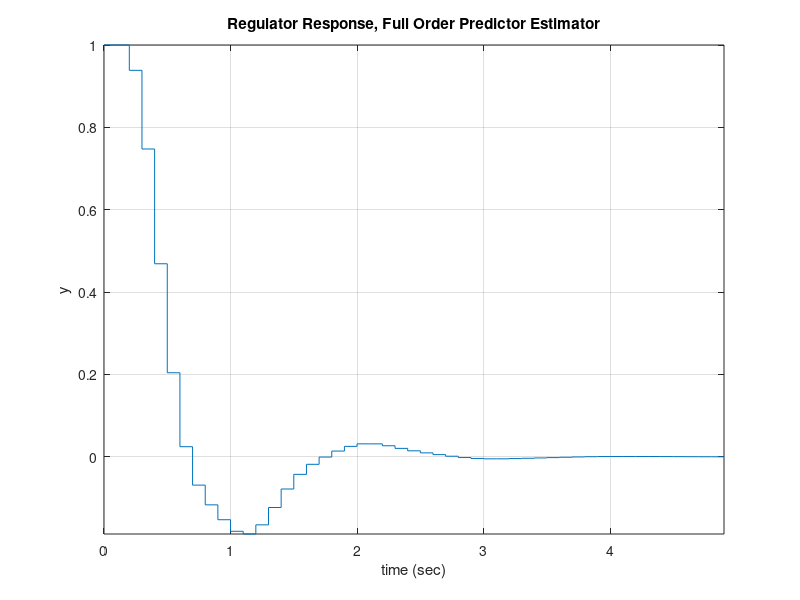

This figure's MATLAB source:
%
% cl_ex85.m
%
% Control Law, Full Order, Predictor Estimator.
% 
% From Example 8.5 on Pg. 294 of Franklin & Powell.
% Expansion of Example 8.1 and 8.2.
%

clear;
clf;

T = 0.1;
Tend = 5;

Phi = [	1 T;
		0 1];
Gamma = [T^2/2; T];
n = length(Phi);  % order

% Find Gz
Gz = ss(Phi, Gamma, eye(n), zeros(n,1), T);

% Find K
% roots
z1 = [0.8 + 0.25i; 0.8 - 0.25i];
K1 = place(Phi, Gamma, z1);
% create a gain of K using D and zeroing others
sysK1 = ss(zeros(1,1), zeros(1,n), zeros(1,1), K1, T);

% Find Lp
H = [1 0];  % filter
z2 = [(0.4 + 0.4i) (0.4 - 0.4i)];
Lp = place(Phi', H', z2)';
sysL = ss((Phi - Gamma*K1 - Lp*H), Lp, eye(n), zeros(2,1), T);

% Build system
sysCL1 = feedback(Gz*H, sysL*sysK1, -1);
sysCL1 = sminreal(sysCL1);

% Simulate
x0 = [1; 0; 0; 0];  % initial x
u = zeros([(Tend/T) 2]);
[y1,t1] = lsim(sysCL1, u, [], x0);

% Plot
figure(1);
%stairs(t1, y1);  % all
stairs(t1, y1(:,1));  % one
grid on;
axis tight;
title('Regulator Response, Full Order Predictor Estimator');
xlabel('time (sec)');
ylabel('y');

print('cl_ex85.eps', '-depsc2');
